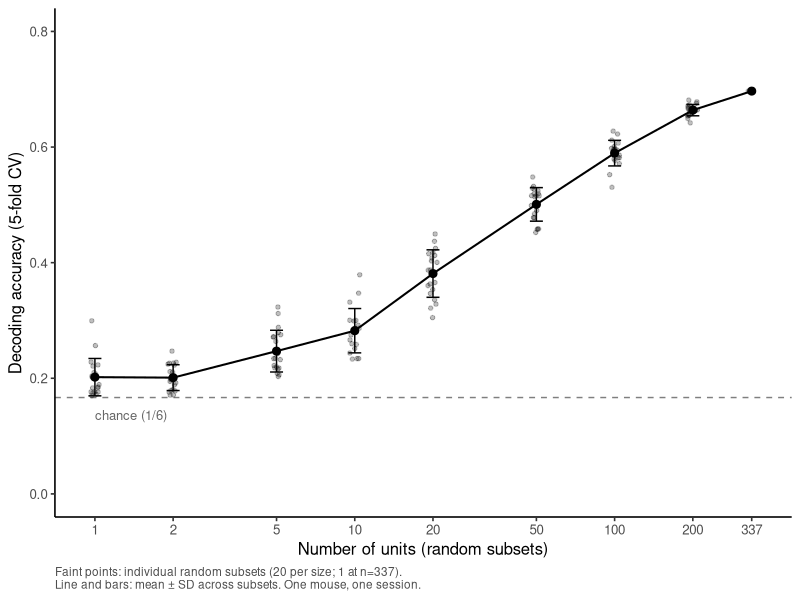
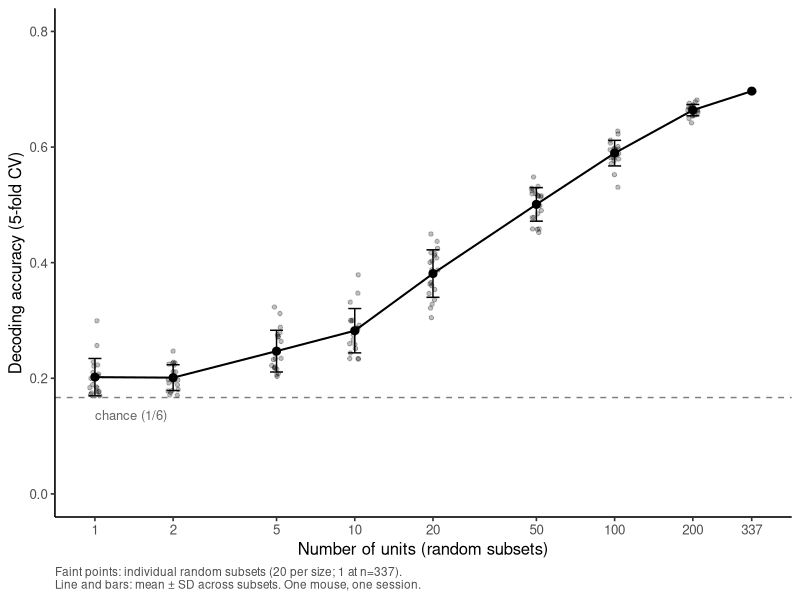

Write the R code that produced these figures, in order.
install.packages(c("readr", "dplyr", "ggplot2"))

library(readr)
library(dplyr)
library(ggplot2)

# Remember to set working directory to main folder
res <- read_csv("results/decoding_by_n.csv")

# Summary table
summ <- res |>
  group_by(n_units) |>
  summarise(
    mean = mean(accuracy),
    sd = sd(accuracy),
    n_subsets = n(),
    min = min(accuracy),
    max = max(accuracy),
    .groups = "drop"
  )
print(summ)
write_csv(summ, "results/decoding_by_n_summary.csv")

p <- ggplot(res, aes(x = n_units, y = accuracy)) + 
  geom_hline(yintercept = 1/6, linetype = "dashed", colour = "grey50") +
  annotate("text", x = 1, y = 1/6 - 0.03, label = "chance (1/6)",
           hjust = 0, size = 3.3, colour = "grey40") + 
  # every individual random subset
  geom_point(alpha = 0.25, size = 1.2,
             position = position_jitter(width = 0.02, height = 0)) + 
  # mean across subsets, with SD
  geom_line(data = summ, aes(y = mean), linewidth = 0.7) +
  geom_errorbar(data = summ, aes(y = mean, ymin = mean - sd, ymax = mean + sd),
                width = 0.05, na.rm = TRUE) + 
  geom_point(data = summ, aes(y = mean), size = 2.4) + 
  scale_x_log10(breaks = c(1, 2, 5, 10, 20, 50, 100, 200, 337)) +
  scale_y_continuous(limits = c(0, 0.8), breaks = seq(0, 0.8, 0.2)) +
  labs(
    x = "Number of units (random subsets)",
    y = "Decoding accuracy (5-fold CV)",
    caption = paste0("Faint points: individual random subsets (20 per size; 1 at n=337).\n",
                     "Line and bars: mean ± SD across subsets. One mouse, one session.")
  ) +
  theme_classic(base_size = 12) +
  theme(plot.caption = element_text(hjust = 0, size = 8.5, colour = "grey30"))

ggsave("results/decoding_vs_population_size.png", p, width = 6, height = 4, dpi = 300)
p
